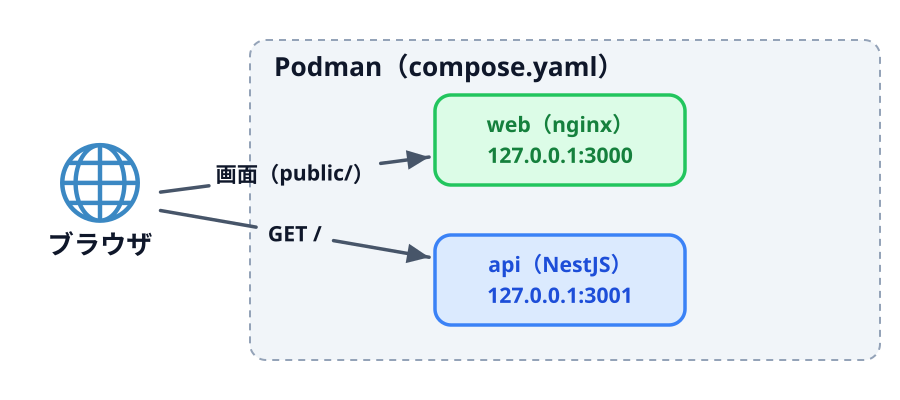

Python code for this plot:
"""02-02「Podman で動かす」の図。

ブラウザは web（nginx）から画面（public/）を受け取り、画面の JavaScript が api（NestJS）の GET / を呼ぶ。
スキーマ: CONTAINER（Podman の compose）+ SOURCE-PATH-GOAL（2 本の取得）。
"""

import os
import sys

sys.path.insert(0, os.path.expanduser("~/.claude/skills/genfig"))
from genfig import Canvas  # noqa: E402

c = Canvas(900, 400)

browser = c.node(100, 200, "ブラウザ", emoji_cp="1f310")  # 🌐

c.sticky(250, 40, 630, 320, color="gray", dash="dashed", weight="thin")
c.text(274, 76, "Podman（compose.yaml）", scale="heading", align="left")

web = c.node(560, 140, "web（nginx）\n127.0.0.1:3000", shape="square",
             color="green", w=250, h=90, label_scale="label")
api = c.node(560, 280, "api（NestJS）\n127.0.0.1:3001", shape="square",
             color="blue", w=250, h=90, label_scale="label")

c.link(browser, web, label="画面（public/）", offset=0)
c.link(browser, api, label="GET /", offset=0)

c.save("01-containers.svg")
